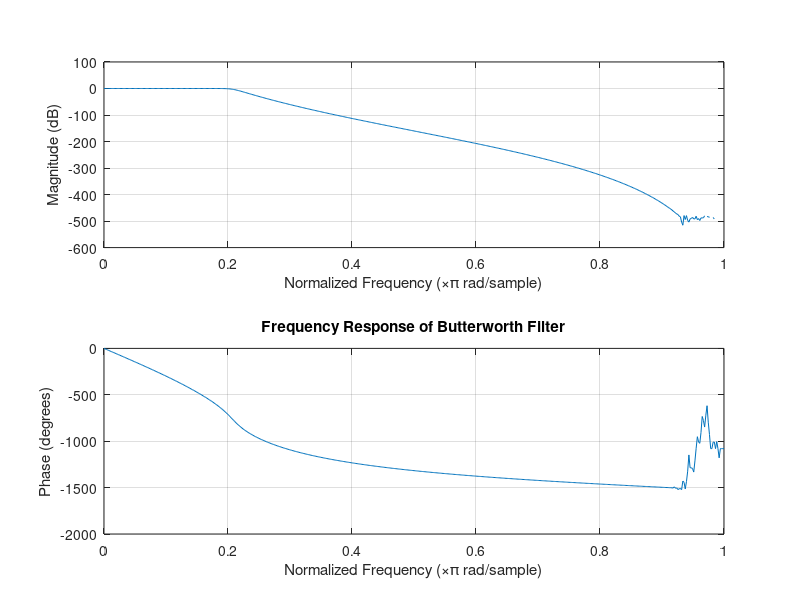
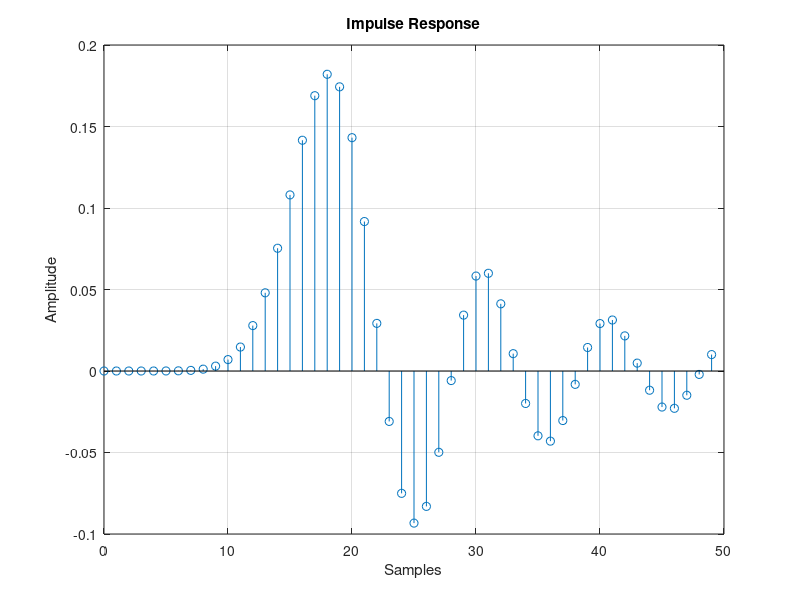

Recreate these plots in MATLAB, in order. (Note: this script raises an error after producing the figures.)
clc;
clear;
close all;

Fs = 10000;       % Sampling frequency
Fp = 1000;        % Passband frequency
Fst = 1500;       % Stopband frequency

% Calculate minimum Butterworth filter order
[N, Wn] = buttord(Fp/(Fs/2), Fst/(Fs/2), 1, 60);

% Design Butterworth low-pass filter
[b, a] = butter(N, Wn);

% Frequency response
figure;
freqz(b, a);
title('Frequency Response of Butterworth Filter');

% Impulse response
figure;
[h, n] = impz(b, a, 50);
stem(n, h);
title('Impulse Response');
xlabel('Samples');
ylabel('Amplitude');
grid on;

% Step response
figure;
stepz(b, a);
title('Step Response');
grid on;

% Pole-zero plot
figure;
zplane(b, a);
title('Pole-Zero Plot');
grid on;

% Display filter specifications
fprintf('Minimum Filter Order (N) = %d\n', N);
fprintf('Cutoff Frequency (Wn) = %.4f\n', Wn);
